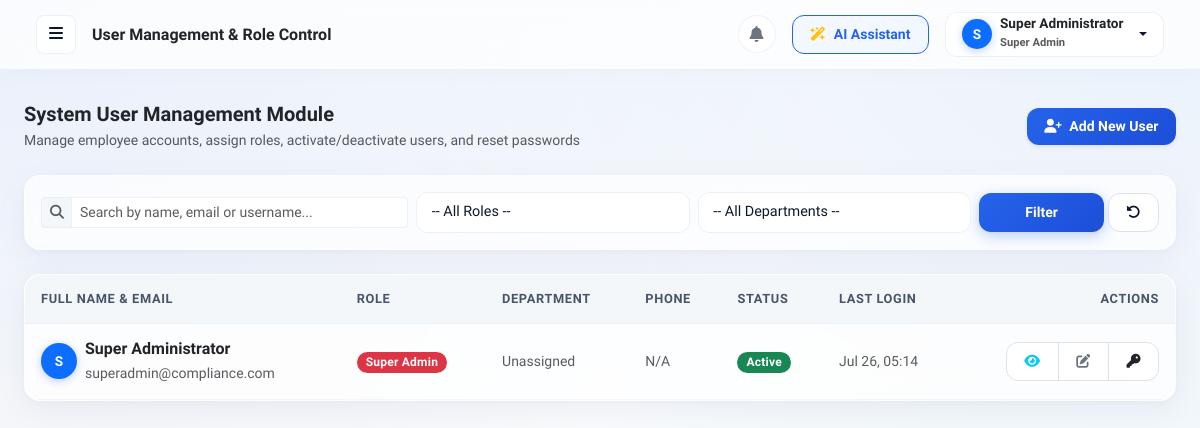
The page /users (signed in) on the database as committed earlier.
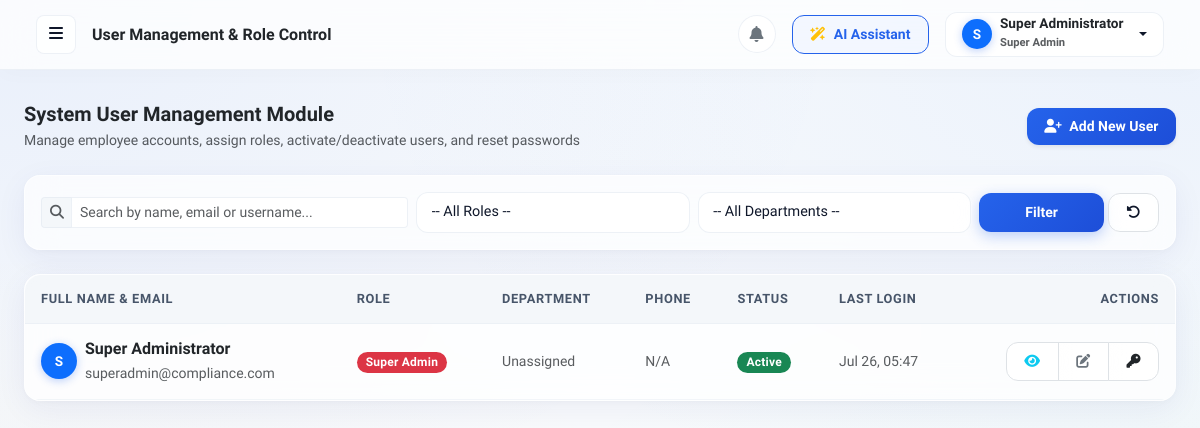
The same page on the database as committed later.
### models.py (models this page shows, shortened)
class User(UserMixin, db.Model):
    __tablename__ = 'users'
    id                  = db.Column(db.Integer, primary_key=True)
    full_name           = db.Column(db.String(100), nullable=False)
    username            = db.Column(db.String(80),  nullable=False, unique=True)
    email               = db.Column(db.String(120), nullable=False, unique=True, index=True)
    password_hash       = db.Column(db.String(256), nullable=False)
    role                = db.Column(db.String(30),  nullable=False, default='Employee')
    department_id       = db.Column(db.Integer, db.ForeignKey('departments.id'), nullable=True)
    phone               = db.Column(db.String(30),  nullable=True)
    profile_image       = db.Column(db.String(255), default='default_avatar.png')
    job_title           = db.Column(db.String(100), nullable=True)
    status              = db.Column(db.String(20),  default='Active')  # Active / Inactive
    must_change_password= db.Column(db.Boolean,     default=False)
    last_login          = db.Column(db.DateTime,    nullable=True)
    created_at          = db.Column(db.DateTime,    default=datetime.utcnow)
    updated_at          = db.Column(db.DateTime,    default=datetime.utcnow, onupdate=datetime.utcnow)
    tasks_assigned  = db.relationship('Task', foreign_keys='Task.assigned_to_id', backref='assignee',   lazy=True)
    tasks_created   = db.relationship('Task', foreign_keys='Task.assigned_by_id', backref='creator',    lazy=True)
    evidence_up     = db.relationship('Evidence', foreign_keys='Evidence.employee_id',  backref='uploader',  lazy=True)
    evidence_rev    = db.relationship('Evidence', foreign_keys='Evidence.reviewer_id',  backref='reviewer',  lazy=True)
    audits_as       = db.relationship('Audit',   foreign_keys='Audit.auditor_id',       backref='auditor',   lazy=True)
    notifications   = db.relationship('Notification', backref='user', lazy=True)

### app.py (the view)
@app.route('/users')
@login_required
@role_required('Super Admin', 'Admin')
def users():
    q           = request.args.get('q', '').strip()
    role_f      = request.args.get('role_filter', '').strip()
    dept_f      = request.args.get('dept_filter', '').strip()
    page        = request.args.get('page', 1, type=int)
    query = User.query
    if q:
        query = query.filter(
            (User.full_name.ilike(f'%{q}%')) |
            (User.email.ilike(f'%{q}%')) |
            (User.username.ilike(f'%{q}%'))
        )
    if role_f:
        query = query.filter_by(role=role_f)
    if dept_f and dept_f.isdigit():
        query = query.filter_by(department_id=int(dept_f))
    pagination  = query.order_by(User.created_at.desc()).paginate(page=page, per_page=USERS_PER_PAGE, error_out=False)
    departments = Department.query.all()
    return render_template('users/index.html',
                           users=pagination.items,
                           pagination=pagination,
                           departments=departments,
                           search_q=q, role_filter=role_f, dept_filter=dept_f)

### app.py (called while the page is built)
@login_manager.user_loader
def load_user(user_id):
    return User.query.get(int(user_id))

def role_required(*allowed_roles):
    def decorator(f):
        @wraps(f)
        def decorated(*args, **kwargs):
            if not current_user.is_authenticated:
                return redirect(url_for('login'))
            if current_user.role not in allowed_roles:
                flash('Access Denied: You are not authorised to view this page.', 'danger')
                return redirect(url_for('dashboard'))
            return f(*args, **kwargs)
        return decorated
    return decorator

@app.context_processor
def inject_globals():
    unread = 0
    if current_user.is_authenticated:
        unread = Notification.query.filter_by(user_id=current_user.id, is_read=False).count()
    return dict(unread_notifications_count=unread)

### templates/users/index.html (shortened to what the changed rows need)
{% extends "layout/base.html" %}
{% block content %}
<div class="glass-card p-0">
    <div class="table-responsive">
        <table class="table table-hover align-middle mb-0">
            <thead>
                <tr>
                    <th>Full Name &amp; Email</th>
                    <th>Role</th>
                    <th>Department</th>
                    <th>Phone</th>
                    <th>Status</th>
                    <th>Last Login</th>
                    <th class="text-end">Actions</th>
                </tr>
            </thead>
            <tbody>
                {% for u in users %}
                <tr>
                    <td>
                        <div class="d-flex align-items-center gap-2">
                            <div class="bg-primary text-white rounded-circle d-flex align-items-center justify-content-center fw-bold" style="width: 36px; height: 36px; font-size: 0.85rem; box-shadow: 0 2px 8px rgba(37,99,235,0.3);">
                                {{ u.full_name[0].upper() if u.full_name else 'U' }}
                            </div>
                            <div>
                                <div class="fw-bold text-dark mb-0">{{ u.full_name }}</div>
                                <small class="text-muted">{{ u.email }}</small>
                            </div>
                        </div>
                    </td>
                    <td>
                        <span class="badge {% if u.role == 'Super Admin' %}bg-danger{% elif u.role == 'Admin' %}bg-primary{% elif u.role == 'Auditor' %}bg-info text-dark{% else %}bg-secondary{% endif %}">
                            {{ u.role }}
                        </span>
                    </td>
                    <td class="small text-muted">{{ u.department.name if u.department else 'Unassigned' }}</td>
                    <td class="small text-muted">{{ u.phone or 'N/A' }}</td>
                    <td>
                        <span class="badge {% if u.status == 'Active' %}bg-success{% else %}bg-secondary{% endif %}">
                            {{ u.status }}
                        </span>
                    </td>
                    <td class="small text-muted">
                        {{ u.last_login.strftime('%b %d, %H:%M') if u.last_login else 'Never' }}
                    </td>
                    <td class="text-end">
                        <div class="btn-group btn-group-sm">
                            <button class="btn btn-glass border text-info" data-bs-toggle="modal" data-bs-target="#userDetailsModal{{ u.id }}" title="View User Details">
                                <i class="fas fa-eye"></i>
                            </button>
                            {% if current_user.role == 'Super Admin' or (current_user.role == 'Admin' and u.role not in ['Super Admin', 'Admin']) %}
                            <button class="btn btn-glass border text-secondary" data-bs-toggle="modal" data-bs-target="#editUserModal{{ u.id }}" title="Edit User">
                                <i class="fas fa-edit"></i>
                            </button>
                            <button class="btn btn-glass border text-dark" data-bs-toggle="modal" data-bs-target="#resetPassModal{{ u.id }}" title="Reset Password">
                                <i class="fas fa-key"></i>
                            </button>
                            {% endif %}
                        </div>
                    </td>
                </tr>
                {% else %}
                <tr>
                    <td colspan="7" class="text-center py-4 text-muted">No users matching search criteria.</td>
                </tr>
                {% endfor %}
            </tbody>
        </table>
    </div>
</div>
{% endblock %}

### templates/layout/base.html (shortened to what this page needs)
<!DOCTYPE html>
<html lang="en">
<head>
    <link href="https://cdn.jsdelivr.net/npm/bootstrap@5.3.2/dist/css/bootstrap.min.css" rel="stylesheet">
    <link href="https://cdnjs.cloudflare.com/ajax/libs/font-awesome/6.4.2/css/all.min.css" rel="stylesheet">
    <link rel="stylesheet" href="{{ url_for('static', filename='css/custom.css') }}?v=3.0">
</head>
<body>
<div id="wrapper">
    <div id="content">
        <nav class="navbar navbar-expand-lg top-navbar">
            <div class="container-fluid">
                <button type="button" id="sidebarCollapse" class="btn me-3" title="Toggle Navigation Sidebar">
                    <i class="fas fa-bars"></i>
                </button>
                <div class="d-none d-md-block me-auto">
                    <h6 class="mb-0 fw-bold text-dark">{% block page_title %}Security Compliance{% endblock %}</h6>
                </div>
                <div class="d-flex align-items-center gap-3">
                    <a href="{{ url_for('notifications') }}" class="btn btn-glass position-relative p-2 rounded-circle d-flex align-items-center justify-content-center" style="width:38px;height:38px;" title="Notifications">
                        <i class="fas fa-bell text-secondary"></i>
                    </a>
                    {% if current_user.is_authenticated and current_user.role in ['Super Admin', 'Admin', 'Auditor'] %}
                    <a href="{{ url_for('ai_studio') }}" class="btn btn-sm btn-outline-primary d-flex align-items-center gap-2">
                        <i class="fas fa-wand-magic-sparkles text-warning"></i> <span class="d-none d-sm-inline">AI Assistant</span>
                    </a>
                    {% endif %}
                    <div class="dropdown">
                        <a class="btn btn-glass btn-sm dropdown-toggle d-flex align-items-center gap-2 px-3 py-1"
                           href="#" role="button" data-bs-toggle="dropdown">
                            <div class="bg-primary text-white rounded-circle d-flex align-items-center justify-content-center fw-bold"
                                 style="width:30px;height:30px;font-size:0.85rem; box-shadow: 0 2px 8px rgba(37,99,235,0.3);">
                                {{ current_user.full_name[0].upper() if current_user.is_authenticated else 'G' }}
                            </div>
                            <div class="text-start d-none d-sm-block me-1">
                                <div class="fw-bold text-dark lh-1" style="font-size:0.85rem;">
                                    {{ current_user.full_name if current_user.is_authenticated else 'Guest' }}
                                </div>
                                <small class="text-muted" style="font-size:0.7rem;">{{ current_user.role if current_user.is_authenticated else '' }}</small>
                            </div>
                        </a>
                    </div>
                </div>
            </div>
        </nav>
        <div class="px-4 pt-3">
        </div>
        <div class="container-fluid px-4 py-3">
            {% block content %}{% endblock %}
        </div>
    </div>
</div>
</body>
</html>

Rows that differ between the two databases and show on the page:
changed User "Super Administrator": last_login "Jul 26, 05:14" → "Jul 26, 05:47"
